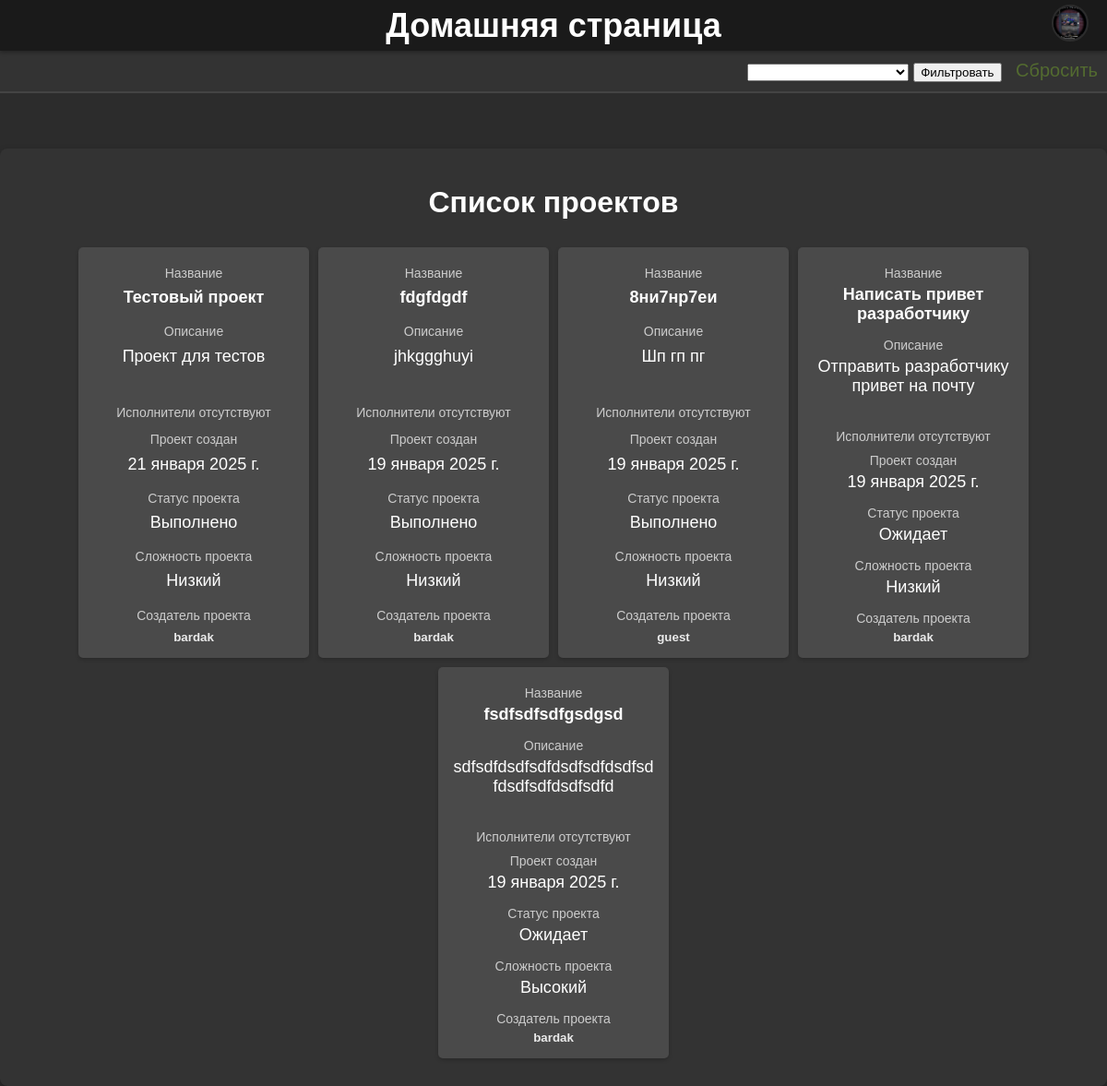
Screenshot of /home/ (signed in) with the database file from the repository.
### scp/models.py (models this page shows, shortened)
class Profile(models.Model):
    puser = models.OneToOneField(User, on_delete=models.CASCADE, related_name='profile', unique=True)
    bio = models.TextField(blank=True, null=True)
    avatar = models.ImageField(upload_to='./profile_avatars/', blank=True, null=True)
    role = models.CharField(max_length=50, blank=True, choices=Role.ROLE_CHOICES, default='Исполнитель')
    account = models.BooleanField(default=False)  # Это поле отвечает за статус пользователя
    contacts = models.TextField(default='Контакты не указаны')
    status = models.CharField(max_length=50, choices=Status.BLACKLIST_CHOICES, default='Не заблокирован')

class Project(models.Model):
    title = models.CharField(max_length=100, verbose_name='Название проекта')
    description = models.TextField(verbose_name='Описание проекта')
    code = models.TextField(verbose_name="Код",blank=True, null=True)
    language = models.CharField(max_length=50, choices=Language.LANGUAGE_CHOICES, verbose_name='Язык программирования',default='Не указан')
    status = models.CharField(max_length=50,choices=Status.STATUS_CHOICES, verbose_name="Статус",default='Ожидает')
    owner = models.ForeignKey(User, on_delete=models.CASCADE,related_name='p_owner')
    participants = models.ManyToManyField(User, blank=True, related_name='p_participants')
    created_at = models.DateField(auto_now_add=True)
    complexity = models.CharField(max_length=100 ,choices=Status.PRIORITY_CHOICES, verbose_name="Сложность", default='Не указан')

### scp/views.py (the view)
# urls.py: 2. Add a URL to urlpatterns:  path('', views.home, name='home')
@login_required
def home(request):
    sort_project = request.GET.get('sort', 'created-now')
    if sort_project == 'asc':
        project = Project.objects.order_by('title')
    elif sort_project == 'desc':
        project = Project.objects.order_by('-title')
    elif sort_project == 'low-complexity':
        project = Project.objects.filter(complexity = 'Низкий')
    elif sort_project == 'middle-complexity':
        project = Project.objects.filter(complexity = 'Cредний')
    elif sort_project == 'hard-complexity':
        project = Project.objects.filter(complexity = 'Высокий')
    elif sort_project == 'Completed':
        project = Project.objects.filter(status = "Выполнено")
    elif sort_project == 'In developer':
        project = Project.objects.filter(status = "В разработке")
    elif sort_project == 'Waiting':
        project = Project.objects.filter(status = "Ожидает")
    elif sort_project == 'created-now':
        project = Project.objects.order_by('-created_at')
    elif sort_project == 'created-old':
        project = Project.objects.order_by('created_at')
    else:
        project = Project.objects.all()
    return render(request, "scp/home.html", {'projects':project})

### scp/templates/scp/home.html (shortened to what this page needs)
{% load static %}
<!DOCTYPE html>
<html lang="ru">
<head>
    <link rel="stylesheet" href="{% static 'scp/css/home.css' %}">
</head>
<body>
    <header class="fixed-header">
        <h1 class="title-home">Домашняя страница</h1>
        {% if user.profile.avatar %}
            <a href="{% url 'profile' %}">
                <div class="avatar-wrapper">
                    <img src="{{ user.profile.avatar.url }}" alt="Аватар пользователя" class="avatar"/>
                </div>
            </a>
        {% else %}
            <a href="{% url 'profile' %}">
                <div class="no-avatar">Нет загруженной аватарки</div>
            </a>
        {% endif %}
    </header>
    <nav class="container_filter">
        <form method="get" action="{% url 'home' %}">
            <div class="filter">
                <select  name="sort">
                    <option value=""></option>
                    <option value="asc">По возрастанию</option>
                </select>
                <button type="submit" value="sort">Фильтровать</button>
                <a href="{% url 'home' %}">Сбросить</a>
            </div>
        </form>
    </nav>
    <main class="container">
        <div class="left-container">
            <div class="left-content">
                <h1 class="title-home">Список проектов</h1>
            </div>
        </div>
        <div class="right-container">
            {% for project in projects %}
                <form method="post" action="{% url 'info_project' project.id %}">
                    <button type="submit" class="button-projects">
                        <p>Название</p>
                        <h3>{{ project.title }}</h3>
                        <p>Описание</p>
                        <span>{{ project.description }}</span>
                        {% if project.participants.all %}
                            <p>Над проектом работают</p>
                            <div class="participants-list">
                                {% for participant in project.participants.all %}
                                    <a href="{% url 'profiles_info' user.id %}">
                                        {{ participant.username }}
                                    </a>
                                {% endfor %}
                            </div>
                        {% else %}
                            <p>Исполнители отсутствуют</p>
                        {% endif %}
                        <p>Проект создан</p>
                        <span>{{ project.created_at }}</span>
                        <p>Статус проекта</p>
                        <span>{{ project.status }}</span>
                        <p>Сложность проекта</p>
                        <span>{{ project.complexity }}</span>
                        <p>Создатель проекта</p>
                        <strong>{{ project.owner }}</strong>
                    </button>
                </form>
            {% empty %}
                <p class="not-found-project">Проекты отсутствуют</p>
            {% endfor %}
        </div>
    </main>
</body>
</html>

### scp/static/scp/css/home.css (style rules this page uses)
body { margin: 0; padding: 0; font-family: Arial, sans-serif; background-color: #2c2c2c; color: #eaeaea; box-sizing: border-box; }
*, *::before, *::after { box-sizing: inherit; }
.fixed-header { display: flex; align-items: center; justify-content: center; position: sticky; top: 0; left: 0; width: 100%; height: 55px; background-color: #1a1a1a; color: #fff; padding: 10px 20px; z-index: 1000; box-shadow: 0 2px 4px rgba(0, 0, 0, 0.3); font-size: 18px; }
.fixed-header .title-home { margin: 0; text-align: center; flex: 1; }
.fixed-header .avatar-wrapper { position: absolute; top: 5px; right: 20px; width: 40px; height: 40px; border-radius: 50%; overflow: hidden; border: 2px solid #2c2c2c; }
.fixed-header .avatar { width: 100%; height: 100%; object-fit: cover; }
.container_filter { display: flex; background-color: #333; width: 100%; font-size: 20px; justify-content: right; border-bottom: 2px solid #444; z-index: 100; padding: 10px 0; }
.container_filter .filter a { position: relative; text-decoration: none; color: rgb(83, 107, 48); margin: 0 10px; }
.container { display: flex; flex-direction: column; max-width: 1200px; width: 100%; margin: 60px auto 0; background-color: #333; box-shadow: 0 4px 8px rgba(0, 0, 0, 0.3); border-radius: 8px; padding: 20px; }
.left-container { flex: 1; padding: 20px; text-align: center; }
.left-container .title-home { margin: 0; color: #fff; }
.right-container { display: flex; flex-wrap: wrap; gap: 10px; padding: 10px; justify-content: center; }
.button-projects { flex: 1 1 auto; width: 250px; height: 100%; align-items: center; background-color: #4a4a4a; padding: 15px; border: none; border-radius: 5px; box-shadow: 0 2px 4px rgba(0, 0, 0, 0.2); transition: background-color 0.3s ease; color: #eaeaea; cursor: pointer; overflow: hidden; word-wrap: break-word; display: flex; flex-direction: column; justify-content: space-between; }
.button-projects h3, .button-projects span { font-size: 18px; margin: 0 0 10px; color: #ffffff; word-break: break-word; }
.button-projects p { margin: 5px 0; font-size: 14px; color: #ccc; word-break: break-word; }

### rows the page displays
Project: title "Тестовый проект", description "Проект для тестов", shows "Исполнители отсутствуют", created_at "21 января 2025 г.", status "Выполнено", complexity "Низкий", owner "bardak"
Project: title "fdgfdgdf", description "jhkggghuyi", shows "Исполнители отсутствуют", created_at "19 января 2025 г.", status "Выполнено", complexity "Низкий", owner "bardak"
Project: title "8ни7нр7еи", description "Шп гп пг", shows "Исполнители отсутствуют", created_at "19 января 2025 г.", status "Выполнено", complexity "Низкий", owner "guest"
Project: title "Написать привет разработчику", description "Отправить разработчику привет на почту", shows "Исполнители отсутствуют", created_at "19 января 2025 г.", status "Ожидает", complexity "Низкий", owner "bardak"
Project: title "fsdfsdfsdfgsdgsd", description "sdfsdfdsdfsdfdsdfsdfdsdfsdfdsdfsdfdsdfsdfd", shows "Исполнители отсутствуют", created_at "19 января 2025 г.", status "Ожидает", complexity "Высокий", owner "bardak"
